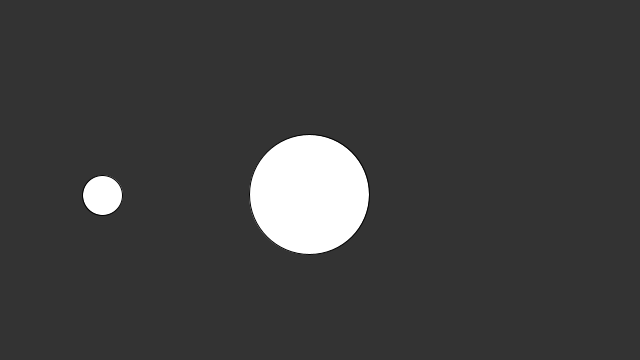
Frame 1 (no input)
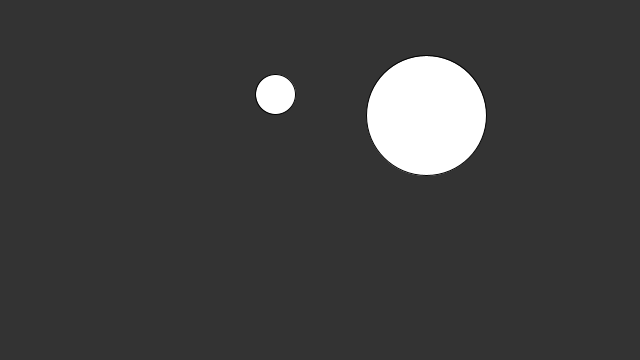
Frame 60 (the mouse pressed at the canvas centre just before this capture)
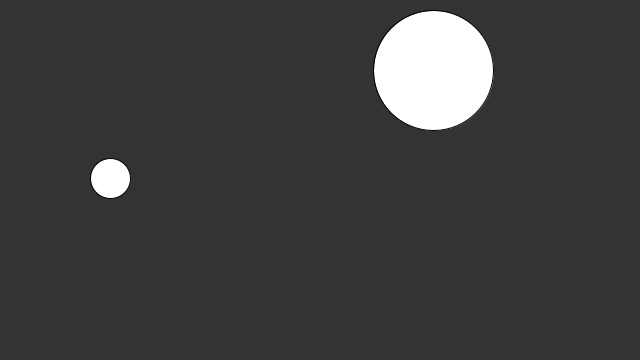
Frame 120 (the mouse held since frame 60 and released just before this capture)

The Processing sketch that drew these frames (run headless with seeded random() and noise(); from frame 60 on, the mouse is pressed at the canvas centre):

// Processing sketch: week15_04_circle_collision_cos_sin_vector_N_N2_M_M2_swap
// ── week15_04_circle_collision_cos_sin_vector_N_N2_M_M2_swap.pde
//week15_04_circle_collision_cos_sin_vector_N_N2_M_M2_swap
void setup() {
  size(640, 360);
}
Ball ball =new Ball(100, 200, 20);
Ball ball2 = new Ball(300, 200, 60);
void draw(){
  background(51);
  if(ball.checkCollision(ball2) ) fill(#FFAAAA);
  else fill(255);
  ball.update();
  ball.display();
  ball2.update();
  ball2.display();
}

// ── Ball.pde
class Ball {
  float x, y, r;
  float vx, vy;
  Ball(int x0, int y0, int r0) {
    x = x0;
    y = y0;
    r = r0;
    vx = random(-10, +10);
    vy = random(-10, +10);
  }
  boolean checkCollision(Ball other){
    if(dist(x, y, other.x, other.y) < r + other.r){
    PVector diff = new PVector(other.x-x, other.y-y);
    float len = diff.mag();//maganitude 量值、長度的意思
    float a = diff.heading();//向量的方向,對應某個角度
    //cos(a), sin(a)
    PVector N = diff.copy().normalize();
    N.mult(N.dot(new PVector(vx,vy)) );
    PVector N2 = new PVector(-N.y, N.x).normalize();
    N2.mult(N2.dot(new PVector(vx,vy)) );
    
    PVector M = diff.copy().normalize();
    M.mult(M.dot(new PVector(other.vx,other.vy)) );
    PVector M2 = new PVector(-M.y, M.x).normalize();
    M2.mult(M2.dot(new PVector(other.vx,other.vy)) );
    
    PVector newV1 = PVector.add(M, N2);
    PVector newV2 = PVector.add(N, M2);
    vx = newV1.x;
    vy = newV1.y;
    other.vx = newV2.x;
    other.vy = newV2.y;
    return true;
    }else return false;
  }
  
  void update() {
    if (x+vx > 640 || x+vx < 0) vx = -vx;
    if (y+vy < 0 || y+vy > 360) vy = -vy;
    x += vx;
    y += vy;
  }
  void display() {
    ellipse(x, y, r+r, r+r);
  }
}
